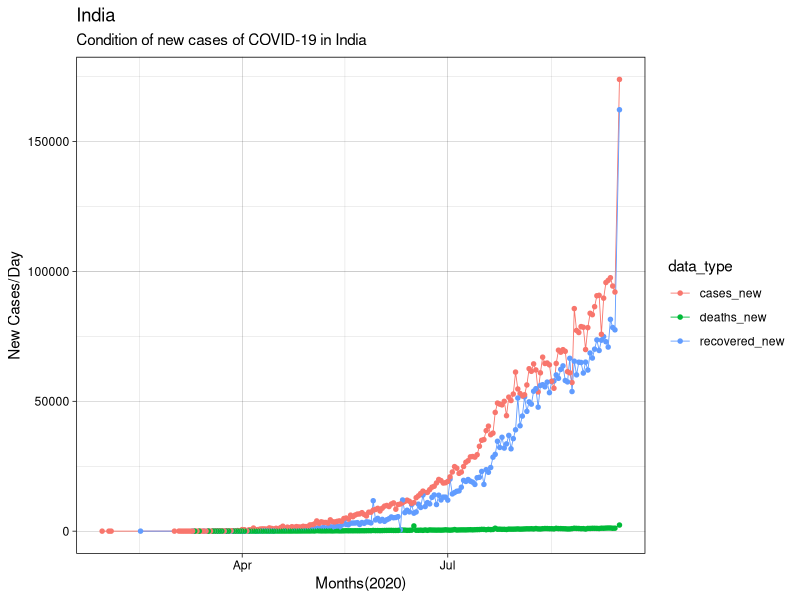
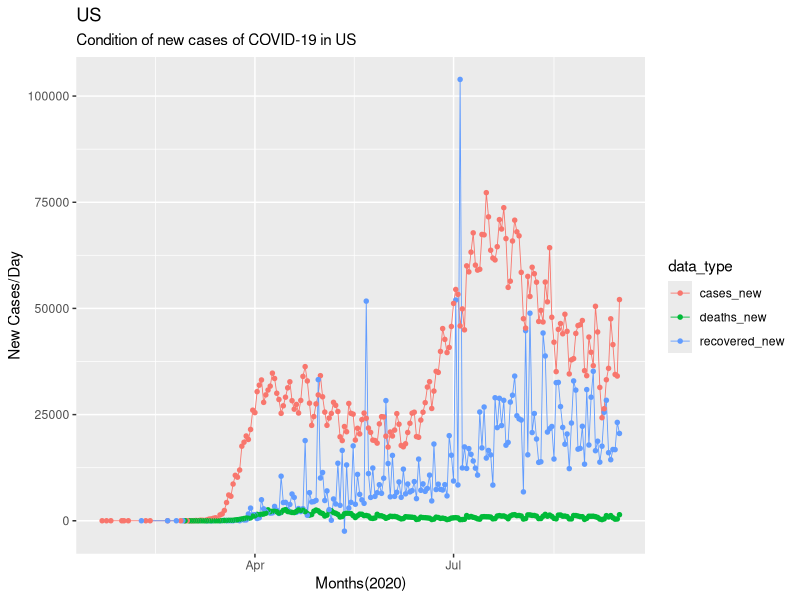

Here is the R script that generated these plots, in order:
## ---- chunk 1
india <- read.csv("india.csv", header = TRUE) # load a data set "india.csv"
str(india)

library(ggplot2)
india$ds <- format(as.Date(india$ds, "%d-%m-%y"), "%y-%m-%d") # change the data            format so that the "value" data points lie along the corresponding date

india$ds <- as.Date(india$ds) # transform date data from chr to date

# plot a scatter plot with ds variable as x-axis & value variable as y-axis
ggplot(india, aes(x = ds, y = value, group = data_type, color = data_type)) +
                                  # in order to plot the data by data_type, set                                       a group  
  geom_line(size = 0.3) +   
  geom_point(size = 1.2) +   # adjust size of the lines and points 
  labs(title = "India",
       subtitle = "Condition of new cases of COVID-19 in India",
       x = "Months(2020)", y = "New Cases/Day") +
  theme_linedraw()  # change the default theme (grey) to linedraw
## ---- chunk 2
US <- read.csv("US.csv", header = TRUE) # load a data set "US.csv"
str(US) 

US$ds <- as.Date(US$ds) # transform date data from chr to date

# plot a scatter plot with ds variable as x-axis & value variable as y-axis
ggplot(US, aes(x = ds, y = value, group = data_type, color = data_type)) +
                                  # in order to plot the data by data_type, set                                        a group  
  geom_line(size = 0.3) +
  geom_point(size = 1.2) +   # adjust size of the lines and points 
  labs(title = "US",
       subtitle = "Condition of new cases of COVID-19 in US",
       x = "Months(2020)", y = "New Cases/Day") 
